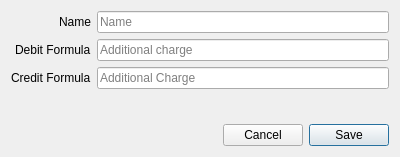
<?xml version="1.0" encoding="UTF-8"?>
<ui version="4.0">
 <class>BankAddDialog</class>
 <widget class="QDialog" name="BankAddDialog">
  <property name="geometry">
   <rect>
    <x>0</x>
    <y>0</y>
    <width>400</width>
    <height>157</height>
   </rect>
  </property>
  <property name="windowTitle">
   <string>Add new bank</string>
  </property>
  <property name="modal">
   <bool>true</bool>
  </property>
  <layout class="QVBoxLayout" name="verticalLayout">
   <item>
    <layout class="QFormLayout" name="formLayout">
     <property name="labelAlignment">
      <set>Qt::AlignRight|Qt::AlignTrailing|Qt::AlignVCenter</set>
     </property>
     <item row="0" column="0">
      <widget class="QLabel" name="label">
       <property name="text">
        <string>Name</string>
       </property>
      </widget>
     </item>
     <item row="1" column="0">
      <widget class="QLabel" name="label_2">
       <property name="text">
        <string>Debit Formula</string>
       </property>
      </widget>
     </item>
     <item row="2" column="0">
      <widget class="QLabel" name="label_3">
       <property name="text">
        <string>Credit Formula</string>
       </property>
      </widget>
     </item>
     <item row="0" column="1">
      <widget class="QLineEdit" name="lineName">
       <property name="placeholderText">
        <string>Name</string>
       </property>
      </widget>
     </item>
     <item row="1" column="1">
      <widget class="QLineEdit" name="lineDebit">
       <property name="placeholderText">
        <string>Additional charge</string>
       </property>
      </widget>
     </item>
     <item row="2" column="1">
      <widget class="QLineEdit" name="lineCredit">
       <property name="placeholderText">
        <string>Additional Charge</string>
       </property>
      </widget>
     </item>
    </layout>
   </item>
   <item>
    <spacer name="verticalSpacer">
     <property name="orientation">
      <enum>Qt::Vertical</enum>
     </property>
     <property name="sizeHint" stdset="0">
      <size>
       <width>20</width>
       <height>40</height>
      </size>
     </property>
    </spacer>
   </item>
   <item>
    <layout class="QHBoxLayout" name="horizontalLayout">
     <item>
      <spacer name="horizontalSpacer">
       <property name="orientation">
        <enum>Qt::Horizontal</enum>
       </property>
       <property name="sizeHint" stdset="0">
        <size>
         <width>40</width>
         <height>20</height>
        </size>
       </property>
      </spacer>
     </item>
     <item>
      <widget class="QPushButton" name="pushCancel">
       <property name="text">
        <string>Cancel</string>
       </property>
       <property name="autoDefault">
        <bool>false</bool>
       </property>
      </widget>
     </item>
     <item>
      <widget class="QPushButton" name="pushSave">
       <property name="text">
        <string>Save</string>
       </property>
       <property name="default">
        <bool>true</bool>
       </property>
      </widget>
     </item>
    </layout>
   </item>
  </layout>
 </widget>
 <tabstops>
  <tabstop>lineName</tabstop>
  <tabstop>lineDebit</tabstop>
  <tabstop>lineCredit</tabstop>
  <tabstop>pushSave</tabstop>
  <tabstop>pushCancel</tabstop>
 </tabstops>
 <resources/>
 <connections>
  <connection>
   <sender>pushCancel</sender>
   <signal>clicked()</signal>
   <receiver>BankAddDialog</receiver>
   <slot>close()</slot>
   <hints>
    <hint type="sourcelabel">
     <x>233</x>
     <y>199</y>
    </hint>
    <hint type="destinationlabel">
     <x>199</x>
     <y>149</y>
    </hint>
   </hints>
  </connection>
 </connections>
</ui>
